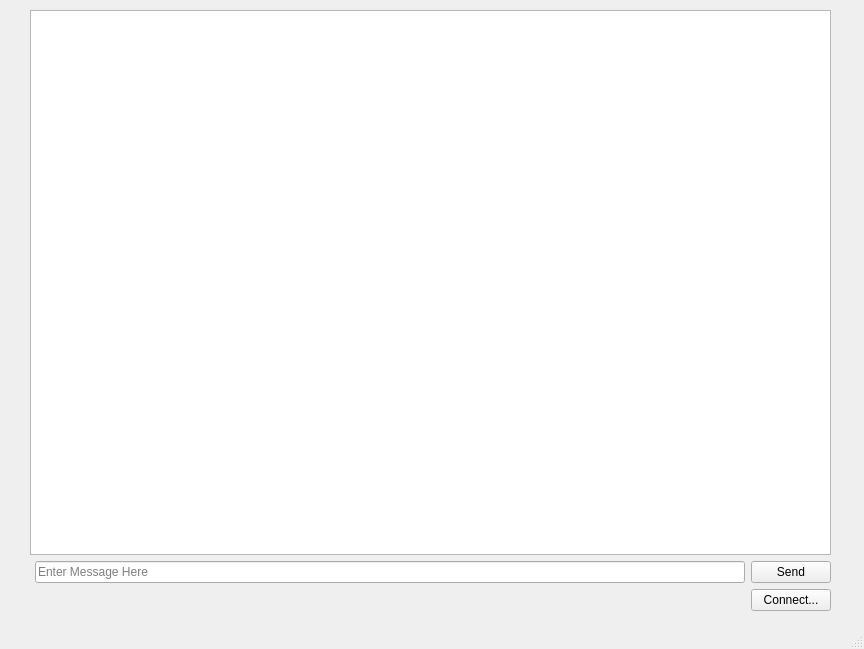
<?xml version="1.0" encoding="UTF-8"?>
<ui version="4.0">
 <class>MainWindow</class>
 <widget class="QMainWindow" name="MainWindow">
  <property name="geometry">
   <rect>
    <x>0</x>
    <y>0</y>
    <width>864</width>
    <height>649</height>
   </rect>
  </property>
  <property name="windowTitle">
   <string>Project2 Chat Application</string>
  </property>
  <widget class="QWidget" name="centralwidget">
   <widget class="QWidget" name="verticalLayoutWidget">
    <property name="geometry">
     <rect>
      <x>30</x>
      <y>10</y>
      <width>801</width>
      <height>601</height>
     </rect>
    </property>
    <layout class="QVBoxLayout" name="verticalLayout_2">
     <item>
      <widget class="QListView" name="messagesListView">
       <property name="editTriggers">
        <set>QAbstractItemView::NoEditTriggers</set>
       </property>
      </widget>
     </item>
     <item>
      <layout class="QHBoxLayout" name="horizontalLayout_2">
       <item>
        <spacer name="horizontalSpacer">
         <property name="orientation">
          <enum>Qt::Horizontal</enum>
         </property>
         <property name="sizeType">
          <enum>QSizePolicy::Minimum</enum>
         </property>
         <property name="sizeHint" stdset="0">
          <size>
           <width>5</width>
           <height>20</height>
          </size>
         </property>
        </spacer>
       </item>
       <item alignment="Qt::AlignTop">
        <widget class="QLineEdit" name="messageEdit">
         <property name="placeholderText">
          <string>Enter Message Here</string>
         </property>
        </widget>
       </item>
       <item>
        <layout class="QVBoxLayout" name="verticalLayout">
         <item alignment="Qt::AlignTop">
          <widget class="QPushButton" name="sendButton">
           <property name="text">
            <string>Send</string>
           </property>
          </widget>
         </item>
         <item alignment="Qt::AlignTop">
          <widget class="QPushButton" name="connectButton">
           <property name="text">
            <string>Connect...</string>
           </property>
          </widget>
         </item>
        </layout>
       </item>
      </layout>
     </item>
    </layout>
   </widget>
  </widget>
  <widget class="QMenuBar" name="menubar">
   <property name="geometry">
    <rect>
     <x>0</x>
     <y>0</y>
     <width>864</width>
     <height>22</height>
    </rect>
   </property>
  </widget>
  <widget class="QStatusBar" name="statusbar"/>
 </widget>
 <resources/>
 <connections/>
</ui>
